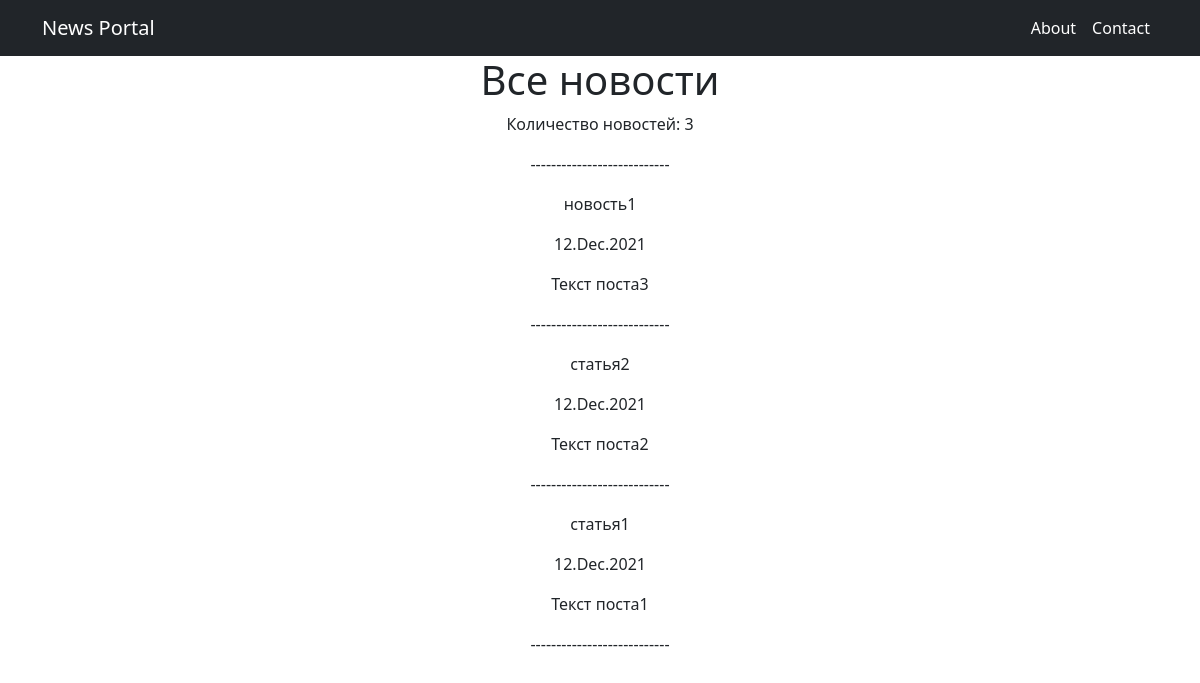
The page /news/ on the database as committed earlier.
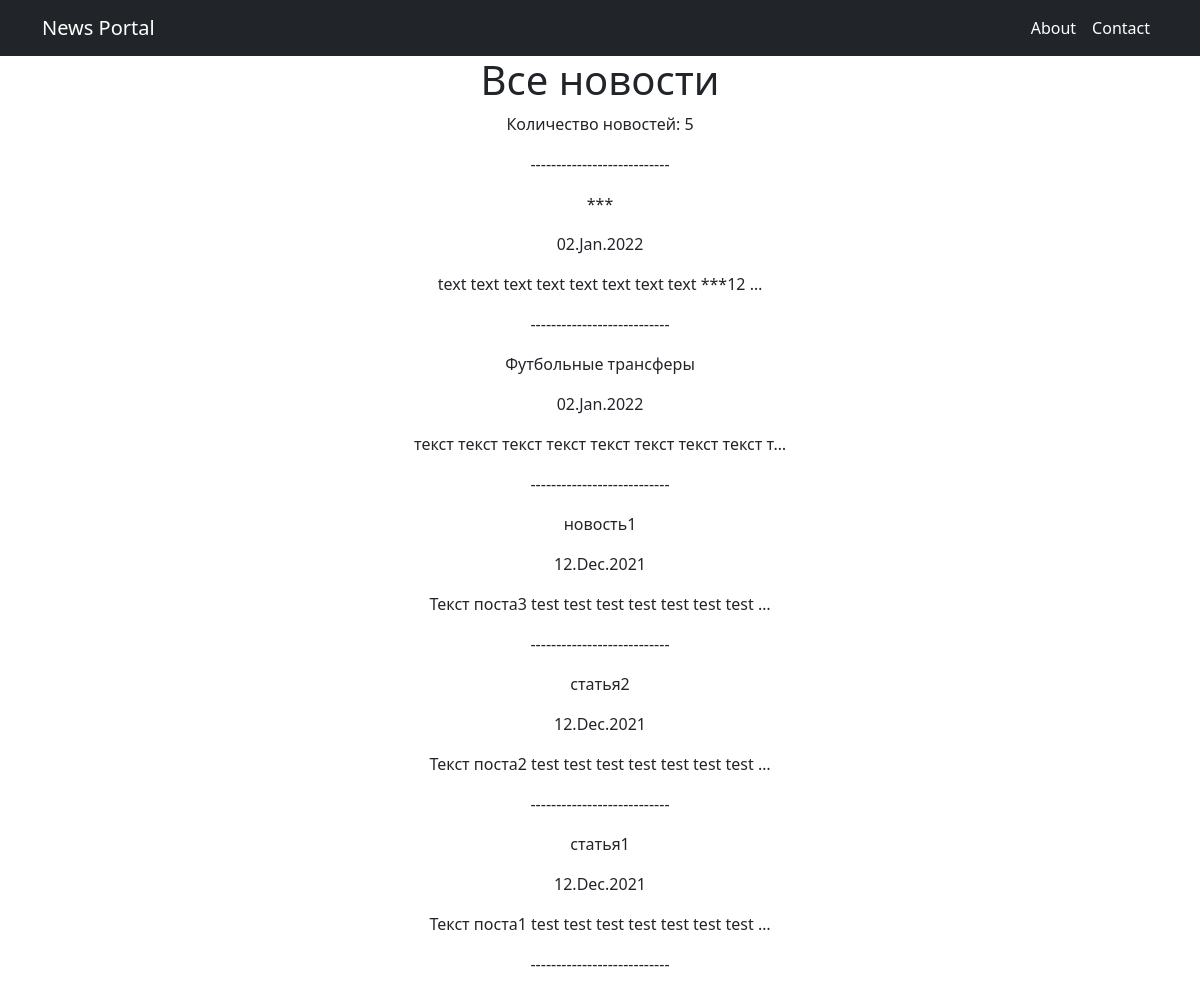
The same page on the database as committed later.
### main/models.py (models this page shows, shortened)
class Post(models.Model):
    news = 'NEWS'
    article = 'article'
    CONTENT = [(news, 'новость'), (article, 'статья')]
    author = models.ForeignKey(Author, on_delete=models.CASCADE)
    type_content = models.CharField(max_length = 7, choices = CONTENT, default = news)
    date_create_post = models.DateTimeField(auto_now_add=True)
    title = models.CharField(max_length=255)
    text = models.TextField()
    rating_content = models.IntegerField(default=0)
    category = models.ManyToManyField(Category, through='PostCategory')

### main/views.py (the view)
# urls.py: path('', NewsList.as_view()),
class NewsList(ListView):
    model = Post
    template_name = 'news.html'
    context_object_name = 'news'
    queryset = Post.objects.order_by('-date_create_post')

### main/templatetags/sensor.py (called while the page is built)
def multiple_replace(value, list_sensor):
    for word in list_sensor:
        value = value.replace(word, '***')
    return value

@register.filter(name='Sensor')
def sensor(value):
    if filter(lambda x: x in value, list_sensor):
        return multiple_replace(value, list_sensor)

### templates/news.html (shortened to what this page needs)
{% extends 'default.html' %}
{% load sensor %}
{% block content %}
<h1>Все новости</h1>
<p>Количество новостей: {{ news|length }}</p>
<p>---------------------------</p>
{% for n in news%}
<p>{{ n.title|Sensor }}</p>
<p>{{ n.date_create_post|date:'d.M.Y' }}</p>
<p>{{ n.text|truncatechars:50|Sensor }}</p>
<p>---------------------------</p>
{% endfor %}
{% endblock content %}

### templates/default.html (shortened to what this page needs)
<!DOCTYPE html>
<html lang="en">
    <head>
        {% load static %}
        <link href="{% static 'css/styles.css' %}" rel="stylesheet" />
    </head>
    <body>
        <nav class="navbar navbar-expand-lg navbar-dark bg-dark">
            <div class="container">
                <a class="navbar-brand" href="/default/">News Portal</a>
                <div class="collapse navbar-collapse" id="navbarSupportedContent">
                    <ul class="navbar-nav ms-auto mb-2 mb-lg-0">
                        <li class="nav-item"><a class="nav-link active" aria-current="page" href="/about/">About</a></li>
                        <li class="nav-item"><a class="nav-link active" href="/contacts/">Contact</a></li>
                    </ul>
                </div>
            </div>
        </nav>
        <div class="container">
            <div class="row">
                <div class="col-lg-12 text-center">
                    {% block content %}{% endblock content %}
                </div>
            </div>
         </div>
    </body>
</html>

Rows that differ between the two databases and show on the page:
added Post: title|Sensor "***", date_create_post "02.Jan.2022", text|Sensor "text text text text text text text text ***12 …"
added Post: title|Sensor "Футбольные трансферы", date_create_post "02.Jan.2022", text|Sensor "текст текст текст текст текст текст текст текст т…"
changed Post "новость1": text|Sensor "Текст поста3" → "Текст поста3 test test test test test test test …"
changed Post "статья2": text|Sensor "Текст поста2" → "Текст поста2 test test test test test test test …"
changed Post "статья1": text|Sensor "Текст поста1" → "Текст поста1 test test test test test test test …"
Other text that changed with them:
{{ news|length }}: "3" → "5"
